Frame 1 (no input): blank canvas, image omitted
Frame 60 (no input): blank canvas, image omitted
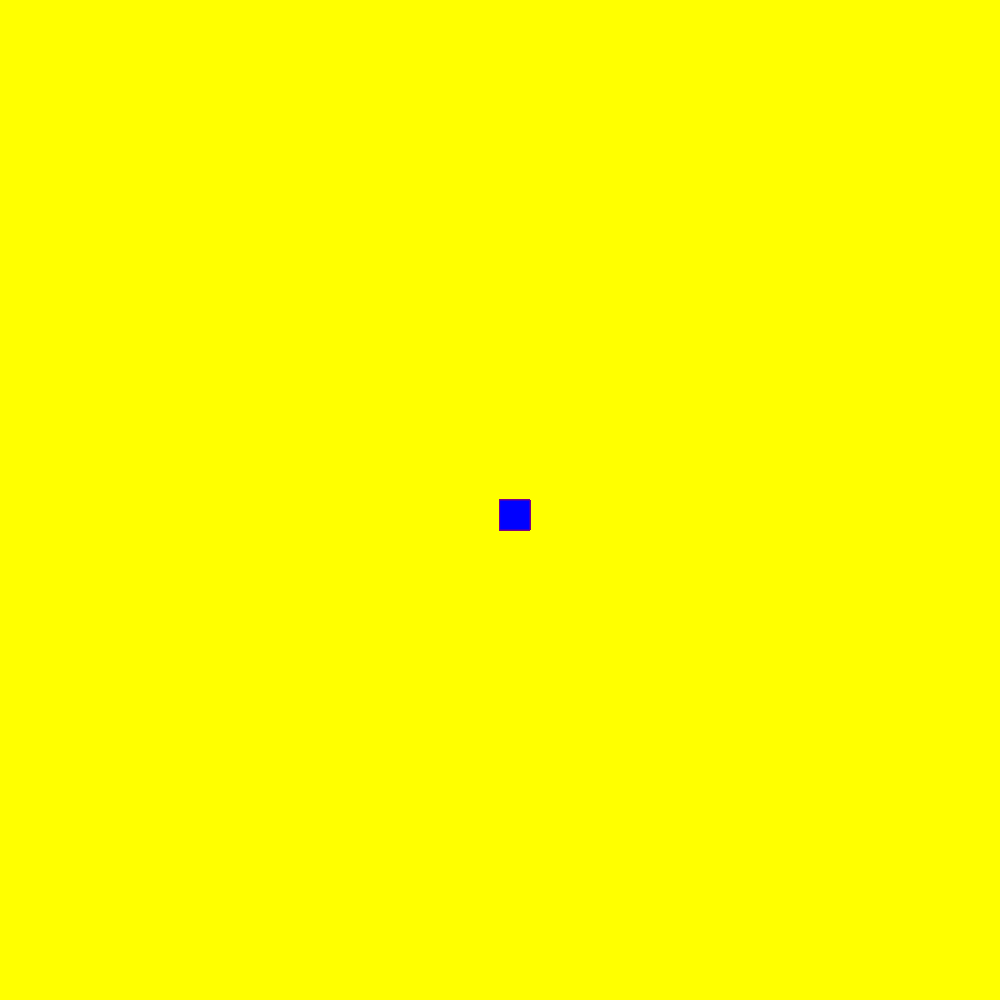
Frame 120 (the mouse pressed at the canvas centre since frame 60)

The p5.js sketch whose frames 1 and 60 were blank and that drew this single picture after the mouse press (run headless with seeded random() and noise() and a simulated clock; from frame 60 on, the mouse is pressed at the canvas centre):

// p5.js sketch
// ── sketch.js
function setup() {
    createCanvas(1000, 1000);
    background("yellow");
  }
  function draw() {
    stroke("purple");
  fill("blue");
    
    if(mouseIsPressed)  {
      rect(mouseX, mouseY, 30, 30)
      
    }
  }
